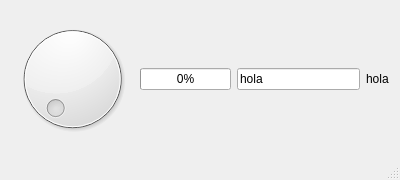
<?xml version="1.0" encoding="UTF-8"?>
<ui version="4.0">
 <class>MainWindow</class>
 <widget class="QMainWindow" name="MainWindow">
  <property name="geometry">
   <rect>
    <x>0</x>
    <y>0</y>
    <width>400</width>
    <height>180</height>
   </rect>
  </property>
  <property name="windowTitle">
   <string>MainWindow</string>
  </property>
  <widget class="QWidget" name="centralWidget">
   <layout class="QHBoxLayout" name="horizontalLayout">
    <item>
     <widget class="QDial" name="dial">
      <property name="sizePolicy">
       <sizepolicy hsizetype="Expanding" vsizetype="Expanding">
        <horstretch>0</horstretch>
        <verstretch>0</verstretch>
       </sizepolicy>
      </property>
     </widget>
    </item>
    <item>
     <widget class="QProgressBar" name="progressBar">
      <property name="sizePolicy">
       <sizepolicy hsizetype="Minimum" vsizetype="Fixed">
        <horstretch>0</horstretch>
        <verstretch>0</verstretch>
       </sizepolicy>
      </property>
      <property name="value">
       <number>0</number>
      </property>
     </widget>
    </item>
    <item>
     <widget class="QLineEdit" name="lineEdit">
      <property name="text">
       <string>hola</string>
      </property>
     </widget>
    </item>
    <item>
     <widget class="QLabel" name="label">
      <property name="text">
       <string>hola</string>
      </property>
     </widget>
    </item>
   </layout>
  </widget>
  <widget class="QStatusBar" name="statusBar"/>
 </widget>
 <layoutdefault spacing="6" margin="11"/>
 <resources/>
 <connections>
  <connection>
   <sender>dial</sender>
   <signal>valueChanged(int)</signal>
   <receiver>progressBar</receiver>
   <slot>setValue(int)</slot>
   <hints>
    <hint type="sourcelabel">
     <x>45</x>
     <y>76</y>
    </hint>
    <hint type="destinationlabel">
     <x>138</x>
     <y>76</y>
    </hint>
   </hints>
  </connection>
  <connection>
   <sender>lineEdit</sender>
   <signal>textChanged(QString)</signal>
   <receiver>label</receiver>
   <slot>setText(QString)</slot>
   <hints>
    <hint type="sourcelabel">
     <x>283</x>
     <y>76</y>
    </hint>
    <hint type="destinationlabel">
     <x>375</x>
     <y>76</y>
    </hint>
   </hints>
  </connection>
 </connections>
</ui>
